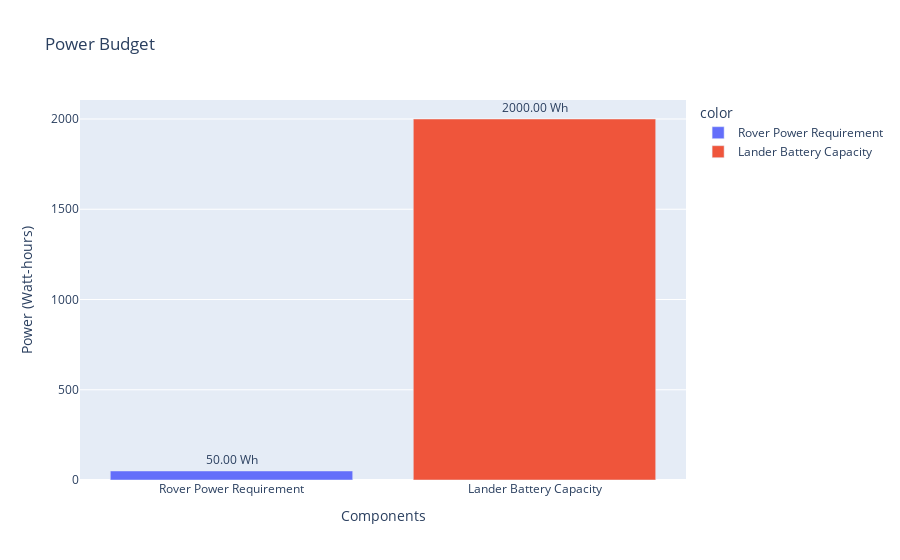

The notebook cell this image was saved under:
### Code cell
power_labels = ['Rover Power Requirement', 'Lander Battery Capacity']
power_values = [rover_power_requirement, lander_battery_capacity]

power_fig = px.bar(x=power_labels, y=power_values, color=power_labels,
                   labels={'x': 'Components', 'y': 'Power (Watt-hours)'},
                   title='Power Budget')
power_fig.update_traces(texttemplate='%{y:.2f} Wh', textposition='outside')

power_fig.show()

### Figure 1 — Plotly figure (JSON) as saved in the notebook; plotly's stock layout.template omitted (floating-point values rounded to 4 significant figures)
{"data": [{"alignmentgroup": "True", "hovertemplate": "color=Rover Power Requirement<br>Components=%{x}<br>Power (Watt-hours)=%{y}<extra></extra>", "legendgroup": "Rover Power Requirement", "marker": {"color": "#636efa", "pattern": {"shape": ""}}, "name": "Rover Power Requirement", "offsetgroup": "Rover Power Requirement", "orientation": "v", "showlegend": true, "textposition": "outside", "texttemplate": "%{y:.2f} Wh", "type": "bar", "x": ["Rover Power Requirement"], "xaxis": "x", "y": [50], "yaxis": "y"}, {"alignmentgroup": "True", "hovertemplate": "color=Lander Battery Capacity<br>Components=%{x}<br>Power (Watt-hours)=%{y}<extra></extra>", "legendgroup": "Lander Battery Capacity", "marker": {"color": "#EF553B", "pattern": {"shape": ""}}, "name": "Lander Battery Capacity", "offsetgroup": "Lander Battery Capacity", "orientation": "v", "showlegend": true, "textposition": "outside", "texttemplate": "%{y:.2f} Wh", "type": "bar", "x": ["Lander Battery Capacity"], "xaxis": "x", "y": [2000], "yaxis": "y"}], "layout": {"barmode": "relative", "legend": {"title": {"text": "color"}, "tracegroupgap": 0}, "title": {"text": "Power Budget"}, "xaxis": {"anchor": "y", "domain": [0, 1], "title": {"text": "Components"}}, "yaxis": {"anchor": "x", "domain": [0, 1], "title": {"text": "Power (Watt-hours)"}}}}
